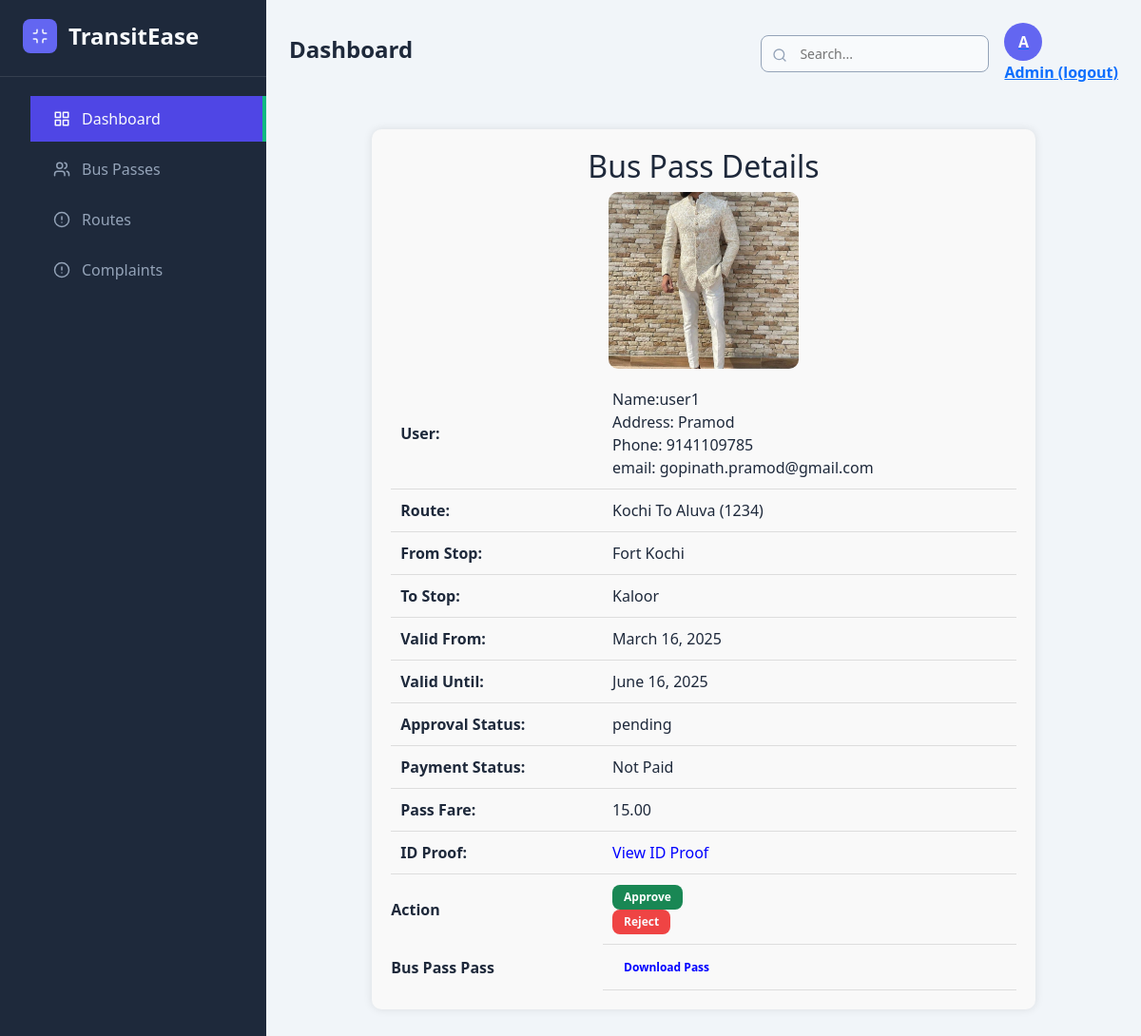
Page /view_application/2/ on the earlier database version.
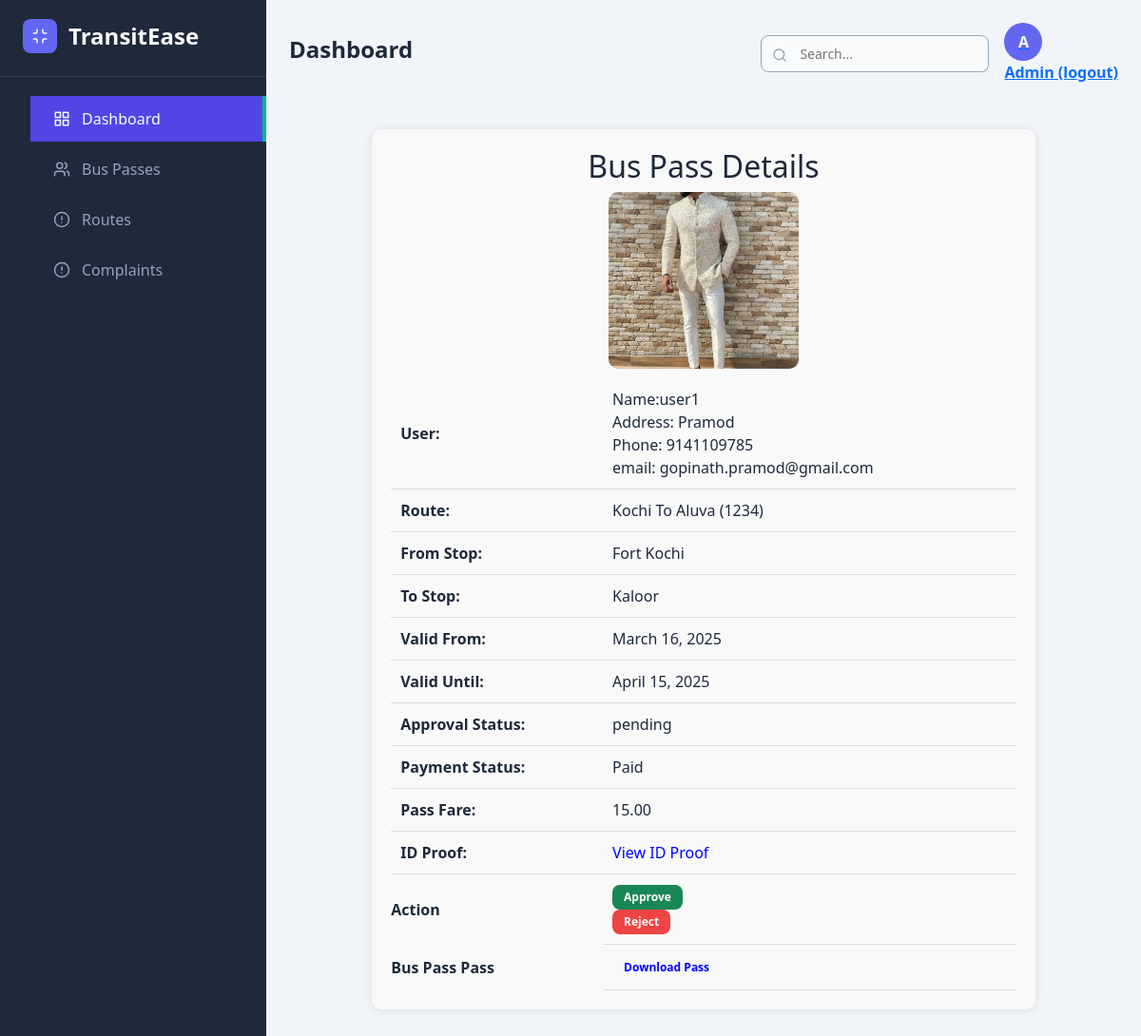
Same page on the later database version.
### home/models.py (models this page shows, shortened)
class BusPass(models.Model):
    PROFESSION_CHOICES = (
        ('student', 'Student'),
        ('senior_citizen', 'Senior Citizen'),
        ('general', 'General'),
        ('government_employee', 'Government Employee'),
    )
    APPROVAL_STATUS_CHOICES = (
        ('pending', 'Pending'),
        ('approved', 'Approved'),
        ('rejected', 'Rejected'),
    )
    user = models.ForeignKey('CustomUser', on_delete=models.CASCADE, related_name='buspasses')
    photo = models.ImageField(upload_to='buspass_photos/', null=True, blank=True)
    id_proof = models.FileField(upload_to='id_proofs/', null=True, blank=True)
    approval_status = models.CharField(max_length=20, choices=APPROVAL_STATUS_CHOICES, default="pending")
    status = models.BooleanField(default=False)
    date_applied = models.DateTimeField(auto_now_add=True)
    date_approved = models.DateTimeField(null=True, blank=True)
    date_rejected = models.DateTimeField(null=True, blank=True)
    profession = models.CharField(max_length=100, choices=PROFESSION_CHOICES, default='general')
    bus_route = models.ForeignKey(BusRoute, on_delete=models.CASCADE, related_name='passes')
    from_stop = models.ForeignKey(BusStop, on_delete=models.CASCADE, related_name='passes_from')
    to_stop = models.ForeignKey(BusStop, on_delete=models.CASCADE, related_name='passes_to')
    valid_from = models.DateField()
    valid_until = models.DateField()
    payment_status = models.BooleanField(default=False)
    pass_validity_in_days = models.BigIntegerField(default=30)
    payment_order_id = models.CharField(max_length=100,null=True, blank=True)
    pass_fare = models.DecimalField(max_digits=10, decimal_places=2, null=True, blank=True)
    class Meta:
        verbose_name = 'bus pass'
        verbose_name_plural = 'bus passes'

class CustomUser(AbstractBaseUser, PermissionsMixin):
    username = models.CharField(max_length=50, unique=True, verbose_name='username')
    email = models.EmailField(unique=True)
    first_name = models.CharField(max_length=200, blank=True, null=True)
    last_name = models.CharField(max_length=200, blank=True, null=True)
    phone = models.CharField(max_length=20, null=True, blank=True)
    pro_pic = models.FileField(upload_to="profile_pic", null=True, blank=True)
    address = models.TextField(null=True, blank=True)
    is_active = models.BooleanField(default=True, verbose_name="active")
    is_staff = models.BooleanField(default=False, verbose_name="staff")
    date_joined = models.DateTimeField(auto_now_add=True)
    role = models.CharField(max_length=20, choices=(("user","user"),('admin',"admin"),("conductor","conductor")), default='user')
    objects = CustomUserManager()
    USERNAME_FIELD = 'username'
    REQUIRED_FIELDS = ["first_name","email"]
    class Meta:
        verbose_name='user'
        verbose_name_plural = "users"

class BusRoute(models.Model):
    route_name = models.CharField(max_length=100, unique=True)
    start_point = models.CharField(max_length=100)
    end_point = models.CharField(max_length=100)
    route_number = models.CharField(max_length=10, unique=True)
    class Meta:
        verbose_name = 'bus route'
        verbose_name_plural = 'bus routes'

class BusStop(models.Model):
    route = models.ForeignKey(BusRoute, on_delete=models.CASCADE, related_name="stops")
    stop_name = models.CharField(max_length=100)
    sequence_number = models.PositiveIntegerField()
    class Meta:
        verbose_name = 'bus stop'
        verbose_name_plural = 'bus stops'
        unique_together = ('route', 'sequence_number')
        ordering = ['route', 'sequence_number']

### home/views.py (the view)
# urls.py: path('view_application/<int:pk>/', views.view_application, name='view_application'),
def view_application(request,pk):
    bus_pass = get_object_or_404(BusPass, id = pk)
    return render(request,"admin/view_application.html",{"original":bus_pass})

### templates/admin/view_application.html (shortened to what this page needs)
{% extends 'admin/index.html' %}
{% block content %}
{% load static %}
<div class="buspass-detail mt-5 mb-5">
    <h2>Bus Pass Details</h2>
    {% if original.photo %}
    <img src="{{ original.photo.url }}" height="200px" alt="User Photo">
    {% else %}
    <p>No Photo Uploaded</p>
    {% endif %}
    <table>
        <tr>
            <td><strong>User:</strong></td>
            <td>
                Name:{{ original.user.username }} <br>
                Address: {{original.user.first_name}} <br>
                Phone: {{original.user.phone}} <br>
                email: {{original.user.email}}
            </td>
        </tr>
        <tr>
            <td><strong>Route:</strong></td>
            <td>{{ original.bus_route.route_name }} ({{ original.bus_route.route_number }})</td>
        </tr>
        <tr>
            <td><strong>From Stop:</strong></td>
            <td>{{ original.from_stop.stop_name }}</td>
        </tr>
        <tr>
            <td><strong>To Stop:</strong></td>
            <td>{{ original.to_stop.stop_name }}</td>
        </tr>
        <tr>
            <td><strong>Valid From:</strong></td>
            <td>{{ original.valid_from }}</td>
        </tr>
        <tr>
            <td><strong>Valid Until:</strong></td>
            <td>{{ original.valid_until }}</td>
        </tr>
        <tr>
            <td><strong>Approval Status:</strong></td>
            <td>{{ original.approval_status }}</td>
        </tr>
        <tr>
            <td><strong>Payment Status:</strong></td>
            <td>{{ original.payment_status|yesno:"Paid,Not Paid" }}</td>
        </tr>
        <tr>
            <td><strong>Pass Fare:</strong></td>
            <td>{{ original.pass_fare }}</td>
        </tr>
        <tr>
            <td><strong>ID Proof:</strong></td>
            <td>
                {% if original.id_proof %}
                <a href="{{ original.id_proof.url }}" target="_blank">View ID Proof</a>
                {% else %}
                No ID Proof Uploaded
                {% endif %}
            </td>
        </tr>
        <tr>
            <th>Action</th>
            <td>
                <form action="{%url 'admin_approve_pass' original.id %}" method="post">
                    <button type="submit" class="btn btn-sm btn-success">Approve</button>
                </form>
                <form action="{%url 'admin_approve_pass' original.id %}" method="post">
                    <button type="submit" class="btn btn-sm btn-danger">Reject</button>
                </form>
        </tr>
        <tr>
<th>Bus Pass Pass</th>
<td>
<a class="btn btn-sm btn-outline-success" href="{%url 'buspassgenerate' original.id %}" target="_blank">Download Pass</a>
</td>
        </tr>
    </table>
</div>
{% endblock %}

Differences in the rows shown:
changed BusPass "pending": valid_until "June 16, 2025" → "April 15, 2025"; payment_status "Not Paid" → "Paid"
